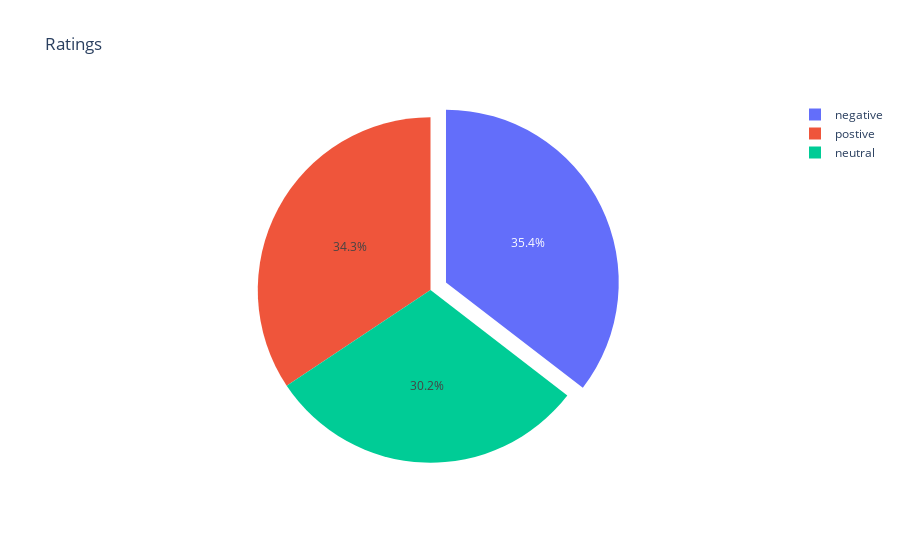

Notebook code cell kept with this figure:
### Markdown cell above
## Let's take a look on the ratings distribution in the data

### Code cell
fig = go.Figure(data=[go.Pie(labels=["postive","negative","neutral"],values=[dataFrame.rating[dataFrame.rating==x].count() for x in dataFrame.rating.unique()],pull=[0, 0.1, 0])])
fig.update_layout(title='Ratings')
iplot(fig)

### Figure 1 — Plotly figure (JSON) as saved in the notebook; plotly's stock layout.template omitted (floating-point values rounded to 4 significant figures)
{"data": [{"labels": ["postive", "negative", "neutral"], "pull": [0, 0.1, 0], "type": "pie", "values": [23006, 23745, 20237]}], "layout": {"title": {"text": "Ratings"}}}
